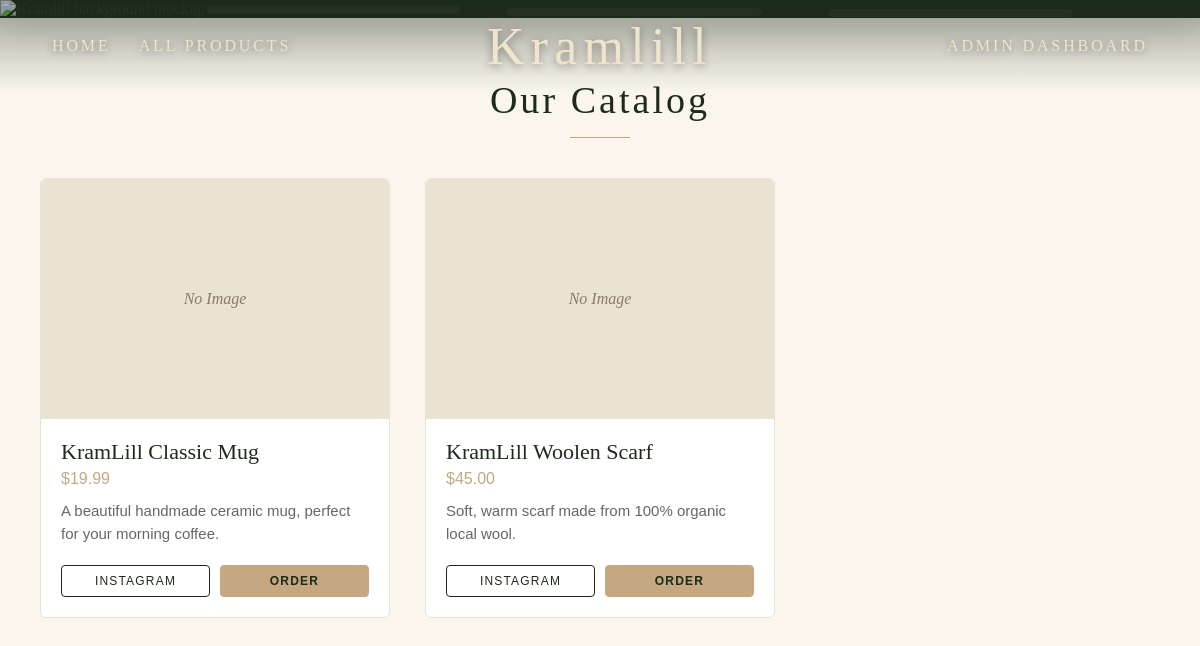
Before: / with the older database file.
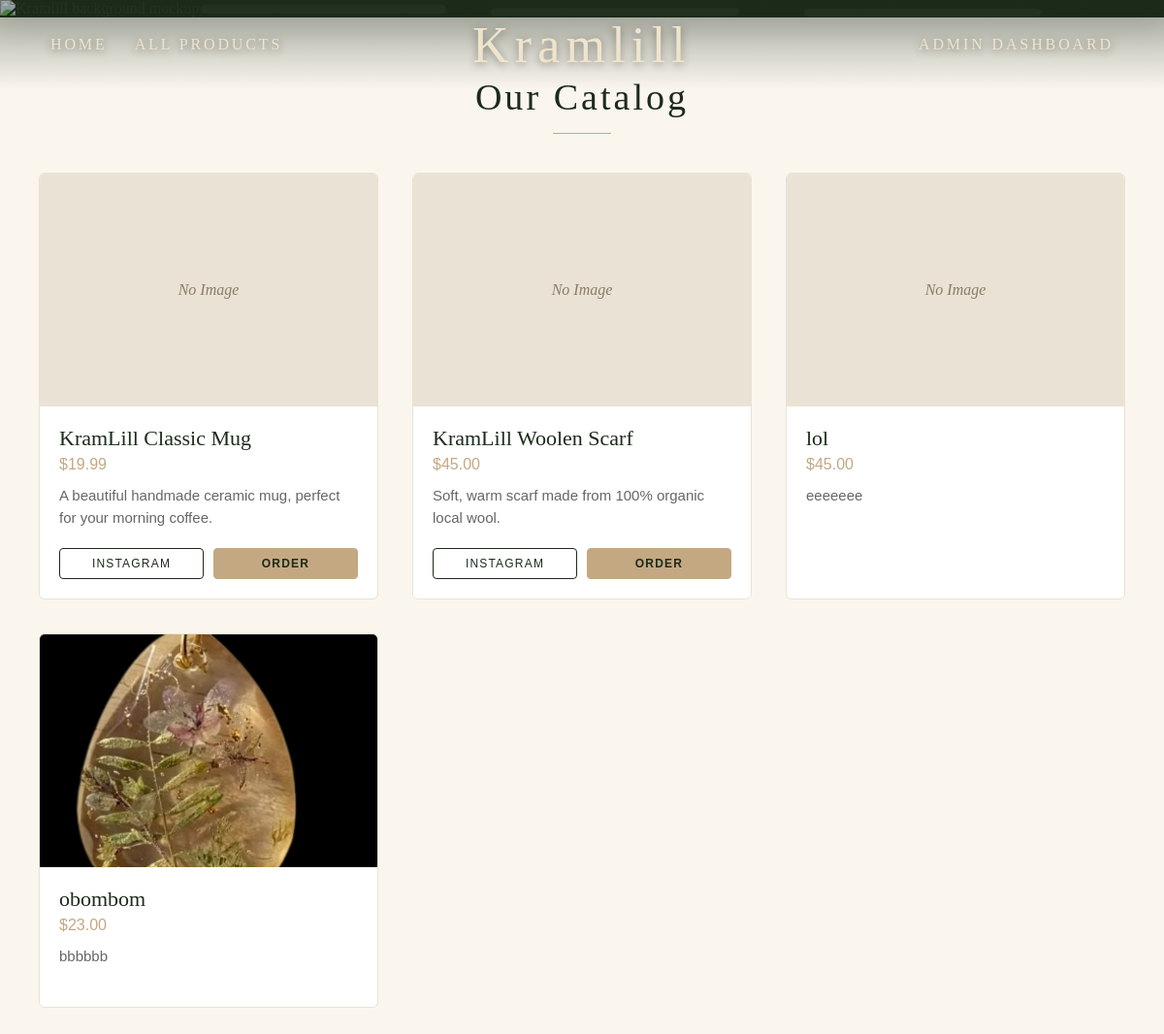
After: the same page with the newer database file.
### backend/models.py (models this page shows)
class Product(db.Model):
    __tablename__ = 'products'
    id = db.Column(db.Integer, primary_key=True)
    name = db.Column(db.String(120), nullable=False)
    description = db.Column(db.Text, nullable=True)
    price = db.Column(db.Float, nullable=False)
    stock = db.Column(db.Integer, nullable=False, default=0)
    image_filename = db.Column(db.String(255), nullable=True)
    where_to_get = db.Column(db.Text, nullable=True)
    instagram_url = db.Column(db.String(255), nullable=True)
    phone = db.Column(db.String(50), nullable=True)
    category = db.Column(db.String(50), nullable=False, default='Normal')

### backend/app.py (the view)
@app.route('/')
def index():
    pinned_1 = Product.query.filter_by(category='Pinned 1').first()
    pinned_2 = Product.query.filter_by(category='Pinned 2').first()
    pinned_3 = Product.query.filter_by(category='Pinned 3').first()
    normal_products = Product.query.filter_by(category='Normal').all()
    return render_template('index.html', pinned_1=pinned_1, pinned_2=pinned_2, pinned_3=pinned_3, normal_products=normal_products)

### frontend/templates/index.html (shortened to what this page needs)
<!DOCTYPE html>
<html lang="en">
<head>
    <link rel="stylesheet" href="{{ url_for('static', filename='css/style.css') }}">
</head>
<body>
    <header class="site-header">
        <nav class="nav-left desktop-nav">
            <a href="/" class="nav-link">Home</a>
            <a href="/products" class="nav-link" style="margin-left: 24px;">All Products</a>
        </nav>
        <a href="/" class="logo">Kramlill</a>
        <nav class="nav-right desktop-nav">
            <a href="/admin/dashboard" class="nav-link">Admin Dashboard</a>
        </nav>
    </header>
    <main class="landing-container">
        <img src="{{ url_for('static', filename='images/desktop_landingpage.png') }}" class="landing-bg" alt="Kramlill background mockup">
        <div class="pinned-slot slot-1">
            {% if pinned_1 %}
                <div class="pinned-product-card">
                </div>
            {% else %}
                <div class="slot-placeholder">Slot 1 Empty</div>
            {% endif %}
        </div>
        <div class="pinned-slot slot-2">
            {% if pinned_2 %}
                <div class="pinned-product-card">
                </div>
            {% else %}
                <div class="slot-placeholder">Slot 2 Empty</div>
            {% endif %}
        </div>
        <div class="pinned-slot slot-3">
            {% if pinned_3 %}
                <div class="pinned-product-card">
                </div>
            {% else %}
                <div class="slot-placeholder">Slot 3 Empty</div>
            {% endif %}
        </div>
    </main>
    <section class="normal-products-section">
        <h2 class="section-title">Our Catalog</h2>
        <div class="normal-grid">
            {% for product in normal_products %}
                <div class="normal-card">
                    <div class="normal-image-container">
                        {% if product.image_filename %}
                            <img src="{{ url_for('static', filename='uploads/' + product.image_filename) }}" alt="{{ product.name }}">
                        {% else %}
                            <div class="normal-image-placeholder">No Image</div>
                        {% endif %}
                    </div>
                    <div class="normal-details">
                        <h3 class="normal-name">{{ product.name }}</h3>
                        <p class="normal-price">${{ "%.2f"|format(product.price) }}</p>
                        <p class="normal-desc">{{ product.description }}</p>
                        <div class="normal-actions">
                            {% if product.instagram_url %}
                                <a href="{{ product.instagram_url }}" target="_blank" class="normal-btn insta">Instagram</a>
                            {% endif %}
                            {% if product.phone %}
                                <a href="tel:{{ product.phone }}" class="normal-btn call">Order</a>
                            {% endif %}
                        </div>
                    </div>
                </div>
            {% else %}
                <div class="no-products">
                    <p>No additional catalog products available yet.</p>
                </div>
            {% endfor %}
        </div>
    </section>
</body>
</html>

Changed rows visible on the page:
added Product: shows "No Image", name "lol", price "45.00", description "eeeeeee"
added Product: image_filename (picture), name "obombom", price "23.00", description "bbbbbb"
